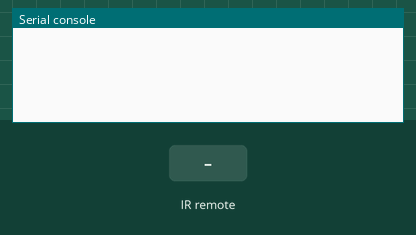
Recording of a program running on a simulated Raspberry Pi Pico running MicroPython. On the bench: the last lines printed to the serial console. Inputs (shaded band) come from the test bench.

Above: at 1.2 s.
1.3 s: infrared code 0x45 received
At 2.5 s:
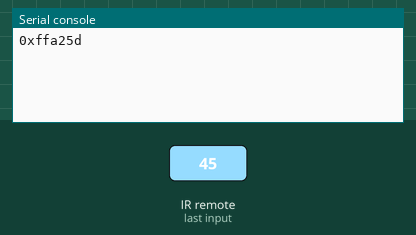
2.8 s: infrared code 0x46 received
At 3.8 s:
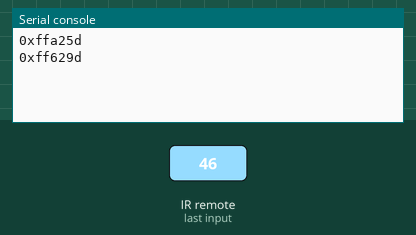
4.3 s: infrared code 0x16 received
At 5.0 s:
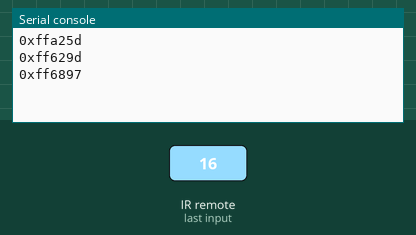
5.8 s: infrared code 0x0C received
At 6.1 s:
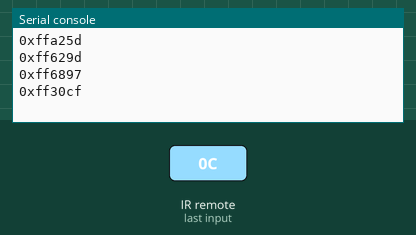

Measured:
- after the input at 1.3 s, the serial console: prints a new line at once (image 1)
- after the input at 2.8 s, the serial console: prints a new line at once (image 2)
- after the input at 4.3 s, the serial console: prints a new line at once (image 3)
- after the input at 5.8 s, the serial console: prints a new line at once (image 4)

The program:

Project_10.1_Infrared_Remote_And_Receiver.py
```python
from irrecvdata import irGetCMD #Import the infrared decoder.

recvPin = irGetCMD(6) #Associate the infrared decoder with Pin(6).

#When infrared key value is obtained, print it out in"Shell" repetitively.
try:
    while True:
        irValue = recvPin.ir_read() #Call ir_read() to read the value of the pressed key and assign it to IRValue.
        if irValue:
           print(irValue) # Send the irValue of Infrared Receiver and print the result.
except:
    pass
```
